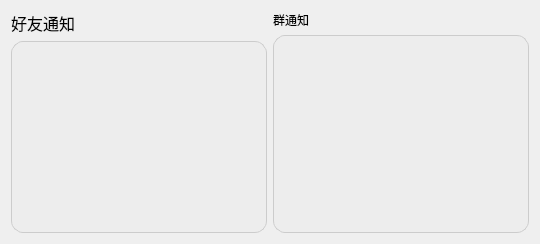
     <widget class="QWidget" name="notice_page">
      <layout class="QHBoxLayout" name="horizontalLayout_22" stretch="0,0">
       <item>
        <layout class="QVBoxLayout" name="verticalLayout_8">
         <item>
          <widget class="QLabel" name="label_6">
           <property name="font">
            <font>
             <family>Microsoft YaHei</family>
             <pointsize>12</pointsize>
            </font>
           </property>
           <property name="text">
            <string>好友通知</string>
           </property>
          </widget>
         </item>
         <item>
          <widget class="QListWidget" name="friend_notice_list">
           <property name="maximumSize">
            <size>
             <width>550</width>
             <height>16777215</height>
            </size>
           </property>
           <property name="styleSheet">
            <string notr="true">QListWidget{
	background-color: rgb(237, 237, 237);
    border-top: 1px solid #cccccc;  
    border-right: 1px solid #cccccc;  
    border-bottom: 1px solid #cccccc; 
    border-left: 1px solid #cccccc; 
	border-radius:12px;
}
</string>
           </property>
          </widget>
         </item>
        </layout>
       </item>
       <item>
        <layout class="QVBoxLayout" name="verticalLayout_9">
         <item>
          <widget class="QLabel" name="label_7">
           <property name="text">
            <string>群通知</string>
           </property>
          </widget>
         </item>
         <item>
          <widget class="QListWidget" name="group_notice_list">
           <property name="maximumSize">
            <size>
             <width>16777215</width>
             <height>16777215</height>
            </size>
           </property>
           <property name="styleSheet">
            <string notr="true">QListWidget{
	background-color: rgb(237, 237, 237);
    border-top: 1px solid #cccccc;  
    border-right: 1px solid #cccccc;  
    border-bottom: 1px solid #cccccc; 
    border-left: 1px solid #cccccc; 
	border-radius:12px;
}
</string>
           </property>
          </widget>
         </item>
        </layout>
       </item>
      </layout>
     </widget>
